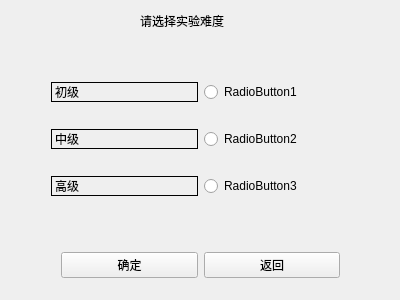
<?xml version="1.0" encoding="UTF-8"?>
<ui version="4.0">
 <class>HardChooseWindows</class>
 <widget class="QWidget" name="HardChooseWindows">
  <property name="geometry">
   <rect>
    <x>0</x>
    <y>0</y>
    <width>400</width>
    <height>300</height>
   </rect>
  </property>
  <property name="windowTitle">
   <string>HardChooseWindows</string>
  </property>
  <widget class="QLabel" name="label_4">
   <property name="geometry">
    <rect>
     <x>140</x>
     <y>10</y>
     <width>121</width>
     <height>21</height>
    </rect>
   </property>
   <property name="text">
    <string>请选择实验难度</string>
   </property>
   <property name="wordWrap">
    <bool>false</bool>
   </property>
  </widget>
  <widget class="QWidget" name="">
   <property name="geometry">
    <rect>
     <x>40</x>
     <y>50</y>
     <width>321</width>
     <height>181</height>
    </rect>
   </property>
   <layout class="QGridLayout" name="gridLayout">
    <item row="0" column="0">
     <widget class="QLabel" name="labelEasyLevel">
      <property name="frameShape">
       <enum>QFrame::Box</enum>
      </property>
      <property name="text">
       <string>初级</string>
      </property>
     </widget>
    </item>
    <item row="0" column="1">
     <widget class="QRadioButton" name="radioButtonEasyLevel">
      <property name="text">
       <string>RadioButton1</string>
      </property>
     </widget>
    </item>
    <item row="1" column="0">
     <widget class="QLabel" name="labelMiddleLevel">
      <property name="frameShape">
       <enum>QFrame::Box</enum>
      </property>
      <property name="text">
       <string>中级</string>
      </property>
     </widget>
    </item>
    <item row="1" column="1">
     <widget class="QRadioButton" name="radioButtonMiddleLevel">
      <property name="text">
       <string>RadioButton2</string>
      </property>
     </widget>
    </item>
    <item row="2" column="0">
     <widget class="QLabel" name="labelHighLevel">
      <property name="frameShape">
       <enum>QFrame::Box</enum>
      </property>
      <property name="text">
       <string>高级</string>
      </property>
     </widget>
    </item>
    <item row="2" column="1">
     <widget class="QRadioButton" name="radioButtonHighLevel">
      <property name="text">
       <string>RadioButton3</string>
      </property>
     </widget>
    </item>
   </layout>
  </widget>
  <widget class="QWidget" name="">
   <property name="geometry">
    <rect>
     <x>50</x>
     <y>240</y>
     <width>301</width>
     <height>51</height>
    </rect>
   </property>
   <layout class="QHBoxLayout" name="horizontalLayout">
    <item>
     <widget class="QPushButton" name="buttonLevelOk">
      <property name="text">
       <string>确定</string>
      </property>
     </widget>
    </item>
    <item>
     <widget class="QPushButton" name="buttonLevelReturn">
      <property name="text">
       <string>返回</string>
      </property>
     </widget>
    </item>
   </layout>
  </widget>
 </widget>
 <layoutdefault spacing="6" margin="11"/>
 <resources/>
 <connections/>
</ui>
